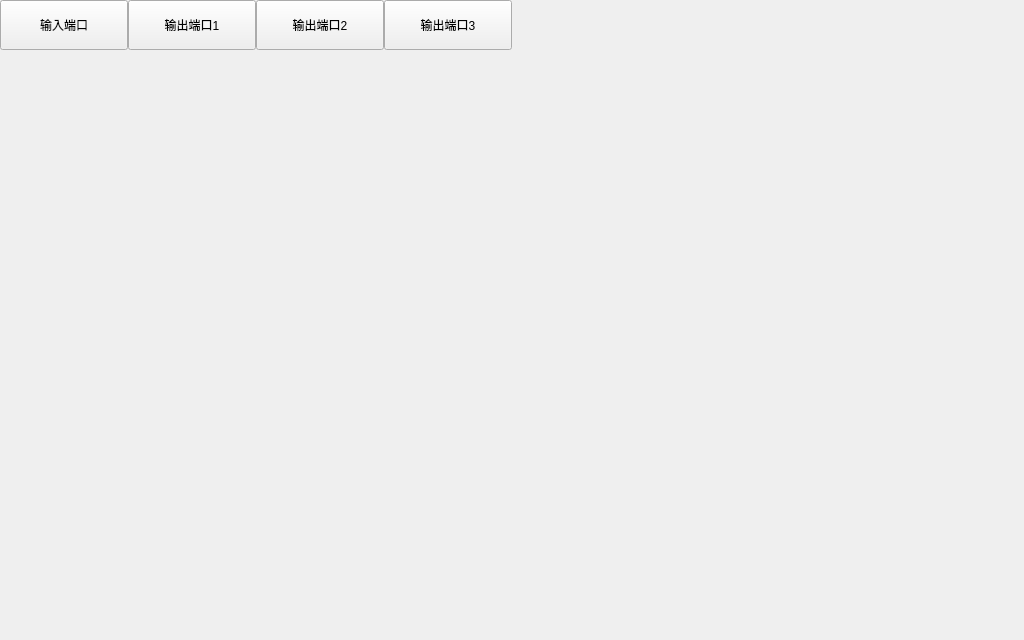
<?xml version="1.0" encoding="UTF-8"?>
<ui version="4.0">
 <class>FormMenuIO</class>
 <widget class="QWidget" name="FormMenuIO">
  <property name="geometry">
   <rect>
    <x>0</x>
    <y>0</y>
    <width>1024</width>
    <height>640</height>
   </rect>
  </property>
  <property name="windowTitle">
   <string>FormMenuIO</string>
  </property>
  <property name="styleSheet">
   <string notr="true">FormMenuIO {
background: gray;
}</string>
  </property>
  <widget class="QWidget" name="widget" native="true">
   <property name="geometry">
    <rect>
     <x>0</x>
     <y>0</y>
     <width>1024</width>
     <height>50</height>
    </rect>
   </property>
   <layout class="QHBoxLayout" name="horizontalLayout">
    <property name="spacing">
     <number>0</number>
    </property>
    <property name="leftMargin">
     <number>0</number>
    </property>
    <property name="topMargin">
     <number>0</number>
    </property>
    <property name="rightMargin">
     <number>0</number>
    </property>
    <property name="bottomMargin">
     <number>0</number>
    </property>
    <item>
     <widget class="QPushButton" name="pushButton">
      <property name="minimumSize">
       <size>
        <width>128</width>
        <height>50</height>
       </size>
      </property>
      <property name="text">
       <string>输入端口</string>
      </property>
      <property name="checkable">
       <bool>true</bool>
      </property>
     </widget>
    </item>
    <item>
     <widget class="QPushButton" name="pushButton_2">
      <property name="minimumSize">
       <size>
        <width>128</width>
        <height>50</height>
       </size>
      </property>
      <property name="text">
       <string>输出端口1</string>
      </property>
      <property name="checkable">
       <bool>true</bool>
      </property>
     </widget>
    </item>
    <item>
     <widget class="QPushButton" name="pushButton_3">
      <property name="minimumSize">
       <size>
        <width>128</width>
        <height>50</height>
       </size>
      </property>
      <property name="text">
       <string>输出端口2</string>
      </property>
      <property name="checkable">
       <bool>true</bool>
      </property>
     </widget>
    </item>
    <item>
     <widget class="QPushButton" name="pushButton_4">
      <property name="minimumSize">
       <size>
        <width>128</width>
        <height>50</height>
       </size>
      </property>
      <property name="text">
       <string>输出端口3</string>
      </property>
      <property name="checkable">
       <bool>true</bool>
      </property>
     </widget>
    </item>
    <item>
     <spacer name="horizontalSpacer">
      <property name="orientation">
       <enum>Qt::Horizontal</enum>
      </property>
      <property name="sizeHint" stdset="0">
       <size>
        <width>40</width>
        <height>20</height>
       </size>
      </property>
     </spacer>
    </item>
   </layout>
  </widget>
  <widget class="QStackedWidget" name="page">
   <property name="geometry">
    <rect>
     <x>0</x>
     <y>50</y>
     <width>1024</width>
     <height>590</height>
    </rect>
   </property>
   <widget class="FormMenuIO1" name="page_1"/>
   <widget class="FormMenuIO2" name="page_2"/>
   <widget class="FormMenuIO2" name="page_3"/>
   <widget class="FormMenuIO2" name="page_4"/>
  </widget>
 </widget>
 <customwidgets>
  <customwidget>
   <class>FormMenuIO1</class>
   <extends>QWidget</extends>
   <header>FormMenuIO1.h</header>
   <container>1</container>
  </customwidget>
  <customwidget>
   <class>FormMenuIO2</class>
   <extends>QWidget</extends>
   <header>FormMenuIO2.h</header>
   <container>1</container>
  </customwidget>
 </customwidgets>
 <resources/>
 <connections/>
</ui>
